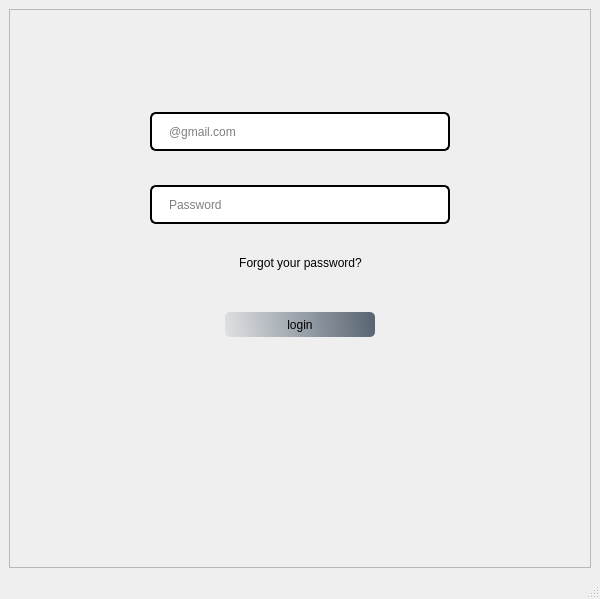
<?xml version="1.0" encoding="UTF-8"?>
<ui version="4.0">
 <class>MainWindow</class>
 <widget class="QMainWindow" name="MainWindow">
  <property name="geometry">
   <rect>
    <x>0</x>
    <y>0</y>
    <width>600</width>
    <height>599</height>
   </rect>
  </property>
  <property name="cursor">
   <cursorShape>PointingHandCursor</cursorShape>
  </property>
  <property name="windowTitle">
   <string>MainWindow</string>
  </property>
  <property name="styleSheet">
   <string notr="true">#loginFrame{
background-image:url(:/Login/output-onlinepngtools.png);
padding:10px 70px 15px 70px;
}
#emailinp{
height:25px;
margin-top:10px;
border:2px solid black;
border-radius : 6px;
padding:5px 15px;
}
#passwordinp{
height:25px;
margin-top:10px;
border:2px solid black;
border-radius : 6px;
padding:5px 15px;
}
#emailinp:hover,#passwordinp:hover{
border:2px solid gray;
}

#emailinp:focus{
border:2px solid blue;
}
#passwordinp:focus{
border:2px solid blue;
}
#loginbtn{
margin-top:15px;
height:25px;
width:50px;
color:black;
background-color:qlineargradient(spread:pad,x1:0,y1:0.505682,x2:1,y2:0.477,stop:0 rgba(20,47,78,20),stop:1 rgba(85,98,112,250));
border-radius:5px;
}
#loginbtn:pressed {
	padding-left:5px;
	padding-top:5px;
	background-color:rgba(112,112,112,255);
	border-postion:calc(100% -10px)center;
}
#loginbtn:hover {
	background-color:rgba(112,112,112,255);
}
#forgotbtn{
margin-top:5px;
height:20px;
color:black;
border-radius:0px;
}
#forgotbtn:pressed {
	padding-left:5px;
	padding-top:5px;
	background-color:rgb(255, 0, 0);
}</string>
  </property>
  <widget class="QWidget" name="centralwidget">
   <layout class="QGridLayout" name="gridLayout">
    <item row="0" column="0">
     <widget class="QFrame" name="loginFrame">
      <property name="cursor">
       <cursorShape>PointingHandCursor</cursorShape>
      </property>
      <property name="styleSheet">
       <string notr="true"/>
      </property>
      <property name="frameShape">
       <enum>QFrame::StyledPanel</enum>
      </property>
      <property name="frameShadow">
       <enum>QFrame::Raised</enum>
      </property>
      <layout class="QVBoxLayout" name="verticalLayout">
       <item>
        <widget class="QWidget" name="widget_5" native="true">
         <layout class="QHBoxLayout" name="horizontalLayout_5">
          <item>
           <spacer name="horizontalSpacer_9">
            <property name="orientation">
             <enum>Qt::Horizontal</enum>
            </property>
            <property name="sizeHint" stdset="0">
             <size>
              <width>40</width>
              <height>20</height>
             </size>
            </property>
           </spacer>
          </item>
          <item>
           <widget class="QLabel" name="label">
            <property name="text">
             <string>&lt;html&gt;&lt;head/&gt;&lt;body&gt;&lt;p&gt;&lt;img src=&quot;:/Login/ARM_LOGO_Crop-removebg-preview.png&quot;/&gt;&lt;/p&gt;&lt;/body&gt;&lt;/html&gt;</string>
            </property>
            <property name="alignment">
             <set>Qt::AlignRight|Qt::AlignTop|Qt::AlignTrailing</set>
            </property>
           </widget>
          </item>
         </layout>
        </widget>
       </item>
       <item>
        <widget class="QLabel" name="loginimg">
         <property name="text">
          <string>&lt;html&gt;&lt;head/&gt;&lt;body&gt;&lt;p&gt;&lt;img src=&quot;:/Login/user (2).png&quot;/&gt;&lt;/p&gt;&lt;/body&gt;&lt;/html&gt;</string>
         </property>
         <property name="alignment">
          <set>Qt::AlignCenter</set>
         </property>
        </widget>
       </item>
       <item>
        <widget class="QWidget" name="widget" native="true">
         <layout class="QHBoxLayout" name="horizontalLayout">
          <item>
           <spacer name="horizontalSpacer">
            <property name="orientation">
             <enum>Qt::Horizontal</enum>
            </property>
            <property name="sizeType">
             <enum>QSizePolicy::Expanding</enum>
            </property>
            <property name="sizeHint" stdset="0">
             <size>
              <width>40</width>
              <height>20</height>
             </size>
            </property>
           </spacer>
          </item>
          <item>
           <widget class="QLineEdit" name="emailinp">
            <property name="minimumSize">
             <size>
              <width>300</width>
              <height>0</height>
             </size>
            </property>
            <property name="maximumSize">
             <size>
              <width>16777215</width>
              <height>16777215</height>
             </size>
            </property>
            <property name="placeholderText">
             <string>@gmail.com</string>
            </property>
           </widget>
          </item>
          <item>
           <spacer name="horizontalSpacer_2">
            <property name="orientation">
             <enum>Qt::Horizontal</enum>
            </property>
            <property name="sizeType">
             <enum>QSizePolicy::Expanding</enum>
            </property>
            <property name="sizeHint" stdset="0">
             <size>
              <width>40</width>
              <height>20</height>
             </size>
            </property>
           </spacer>
          </item>
         </layout>
        </widget>
       </item>
       <item>
        <widget class="QWidget" name="widget_2" native="true">
         <layout class="QHBoxLayout" name="horizontalLayout_2">
          <item>
           <spacer name="horizontalSpacer_3">
            <property name="orientation">
             <enum>Qt::Horizontal</enum>
            </property>
            <property name="sizeHint" stdset="0">
             <size>
              <width>40</width>
              <height>20</height>
             </size>
            </property>
           </spacer>
          </item>
          <item>
           <widget class="QLineEdit" name="passwordinp">
            <property name="minimumSize">
             <size>
              <width>300</width>
              <height>0</height>
             </size>
            </property>
            <property name="echoMode">
             <enum>QLineEdit::Password</enum>
            </property>
            <property name="placeholderText">
             <string>Password</string>
            </property>
           </widget>
          </item>
          <item>
           <spacer name="horizontalSpacer_4">
            <property name="orientation">
             <enum>Qt::Horizontal</enum>
            </property>
            <property name="sizeHint" stdset="0">
             <size>
              <width>40</width>
              <height>20</height>
             </size>
            </property>
           </spacer>
          </item>
         </layout>
        </widget>
       </item>
       <item>
        <widget class="QWidget" name="widget_3" native="true">
         <layout class="QHBoxLayout" name="horizontalLayout_3">
          <item>
           <spacer name="horizontalSpacer_5">
            <property name="orientation">
             <enum>Qt::Horizontal</enum>
            </property>
            <property name="sizeHint" stdset="0">
             <size>
              <width>40</width>
              <height>20</height>
             </size>
            </property>
           </spacer>
          </item>
          <item>
           <widget class="QPushButton" name="forgotbtn">
            <property name="text">
             <string>Forgot your password?</string>
            </property>
           </widget>
          </item>
          <item>
           <spacer name="horizontalSpacer_6">
            <property name="orientation">
             <enum>Qt::Horizontal</enum>
            </property>
            <property name="sizeType">
             <enum>QSizePolicy::Expanding</enum>
            </property>
            <property name="sizeHint" stdset="0">
             <size>
              <width>40</width>
              <height>20</height>
             </size>
            </property>
           </spacer>
          </item>
         </layout>
        </widget>
       </item>
       <item>
        <widget class="QWidget" name="widget_4" native="true">
         <layout class="QHBoxLayout" name="horizontalLayout_4">
          <item>
           <spacer name="horizontalSpacer_7">
            <property name="orientation">
             <enum>Qt::Horizontal</enum>
            </property>
            <property name="sizeHint" stdset="0">
             <size>
              <width>40</width>
              <height>20</height>
             </size>
            </property>
           </spacer>
          </item>
          <item>
           <widget class="QPushButton" name="loginbtn">
            <property name="minimumSize">
             <size>
              <width>150</width>
              <height>0</height>
             </size>
            </property>
            <property name="text">
             <string>login</string>
            </property>
            <property name="icon">
             <iconset resource="../login.qrc">
              <normaloff>:/Login/icons8-enter-48.png</normaloff>:/Login/icons8-enter-48.png</iconset>
            </property>
           </widget>
          </item>
          <item>
           <spacer name="horizontalSpacer_8">
            <property name="orientation">
             <enum>Qt::Horizontal</enum>
            </property>
            <property name="sizeHint" stdset="0">
             <size>
              <width>40</width>
              <height>20</height>
             </size>
            </property>
           </spacer>
          </item>
         </layout>
        </widget>
       </item>
       <item>
        <spacer name="verticalSpacer">
         <property name="orientation">
          <enum>Qt::Vertical</enum>
         </property>
         <property name="sizeHint" stdset="0">
          <size>
           <width>20</width>
           <height>40</height>
          </size>
         </property>
        </spacer>
       </item>
      </layout>
     </widget>
    </item>
   </layout>
  </widget>
  <widget class="QStatusBar" name="statusbar"/>
 </widget>
 <resources>
  <include location="../login.qrc"/>
 </resources>
 <connections/>
</ui>
